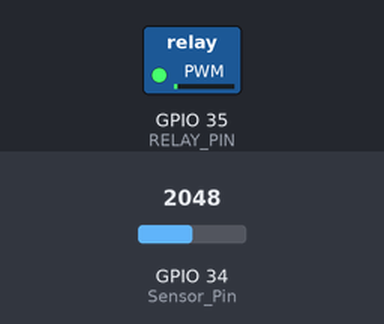
A sketch run on a simulated ESP32. On the bench: switched loads named in the sketch (green lamp = pin HIGH). Inputs (shaded band) come from the test bench; at power-on: GPIO 34 (Sensor_Pin) = 2048. WiFi joins after 1.5 s; servers stay silent unless stated; the Firebase database answers and starts empty; what the sketch prints to the serial monitor is not drawn.

Above: at 2.8 s.
2.9 s: GPIO 34 (Sensor_Pin) set to 1097
4.4 s: GPIO 34 (Sensor_Pin) set to 991
At 5.9 s:
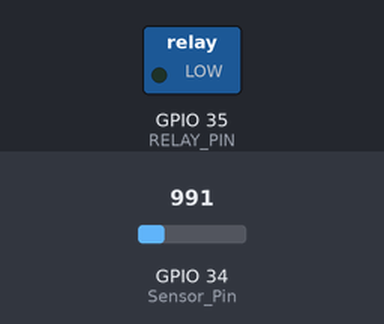
7.1 s: GPIO 34 (Sensor_Pin) set to 1064
At 9.3 s:
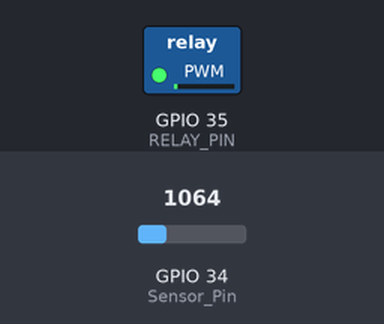
9.6 s: GPIO 34 (Sensor_Pin) set to 984
At 11.6 s:
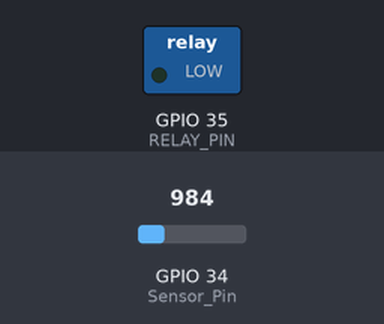
Timing chart, 0 to 13.1 s (numbered marks = the images above; inputs shaded):
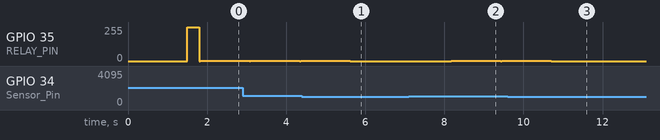

Measured:
- after the input at 4.4 s, GPIO 35 (RELAY_PIN): goes on until 5.6 s, then stays 0/255
- after the input at 7.1 s, GPIO 35 (RELAY_PIN): 0/255 → 1/255 after 1.1 s
- after the input at 9.6 s, GPIO 35 (RELAY_PIN): goes on until 10.7 s, then stays 0/255
- by itself, GPIO 35 (RELAY_PIN): alternates 1/255 for 1.3 s and 0/255 for 0.02 s

The sketch:

AC_Current.ino
```cpp
#include <FirebaseESP32.h>
#define FIREBASE_HOST "guee-1e7ea-default-rtdb.firebaseio.com/"
#define FIREBASE_AUTH "J6jjJNX7qfHSK2Zv60uEKE5SxEx5YcHIzEX3JjjW"
#define WIFI_SSID "Mishal"
#define WIFI_PASSWORD "anita1971"
FirebaseData firebaseData;

const int freq=5000;
const int ledChannel=0;
const int resolution=8;

const int Sensor_Pin = 34;
unsigned int Sensitivity = 66;
float Vpp = 0; // peak-peak voltage
float Vrms = 0; // rms voltage
float Irms = 0; // rms current
float Supply_Voltage = 230.0;           // reading from DMM
float Vcc = 3.3;         // ADC reference voltage
float power = 0;         // power in watt
float Wh =0 ;             // Energy in kWh
int status1=0;
unsigned long last_time =0;
unsigned long current_time =0;
unsigned int pF = 95;           // Power Factor default 95
float bill_amount = 0;   // 30 day cost as present energy usage incl approx PF
unsigned int baseTariff=550.0;   //Rs 110 per KVA per month, assuming 5 KVA
unsigned int energyTariff = 5.5; // Energy cost in INR per unit (kWh)

const int RELAY_PIN = 35;
int threshold_max=16;

void getACS712() {  // for AC


  if (Firebase.getInt(firebaseData, "/GUEE/Status")) {
    status1=firebaseData.intData();
  }
   else {
    Serial.println(firebaseData.errorReason());
  }
  if (status1==1){
    ledcWrite(ledChannel,HIGH);
  }
  else{
    ledcWrite(ledChannel,LOW);
  }


    Vpp = getVPP();
    Vrms = (Vpp/2.0) *0.707;
    Irms = (Vrms * Sensitivity)*1000;
    if((Irms > -0.015) && (Irms < 0.008)){  // remove low end chatter
      Irms = 0.0;
    }

    if (Irms>threshold_max){
    ledcWrite(ledChannel,HIGH);
    }
    else{
    ledcWrite(ledChannel,LOW);
    }


    power= (Supply_Voltage * Irms) * (pF / 100.0);
    last_time = current_time;
    current_time = millis();
    Wh = Wh+  power *(( current_time -last_time) /3600000.0) ; // calculating energy in Watt-Hour
    bill_amount = baseTariff+(Wh * (energyTariff/1000));
    Serial.print("Irms:  ");
    Serial.print(String(Irms, 3));
    Serial.println(" A");
    Serial.print("Power: ");
    Serial.print(String(power, 3));
    Serial.println(" W");
    Serial.print("  Bill Amount: INR");
    Serial.println(String(bill_amount, 2));
    Serial.print("Energy: ");
    Serial.println(Wh);

    if(Firebase.set(firebaseData, "/GUEE/Current_Ac",Irms))
    {
      //Serial.println("Success_Current_AC");
    }
    else
    {
      Serial.println("error_Current_AC");
      Serial.println(firebaseData.errorReason());
    }
    if(Firebase.set(firebaseData, "/GUEE/Power",power))
    {
      //Serial.println("Success_Power_AC");
    }
    else
    {
      Serial.println("error_Power_AC");
      Serial.println(firebaseData.errorReason());
    }
    if(Firebase.set(firebaseData, "/GUEE/Energy",Wh))
    {
      //Serial.println("Success_Energy_AC");
    }
    else
    {
      Serial.println("error_Energy_AC");
      Serial.println(firebaseData.errorReason());
    }
    if(Firebase.set(firebaseData, "/GUEE/Tariff",bill_amount))
    {
      //Serial.println("Success_Tariff");
    }
    else
    {
      Serial.println("error_Tariff");
      Serial.println(firebaseData.errorReason());
    }
}

float getVPP()
{
  float result;
  int readValue;
  int maxValue = 0;
  int minValue = 1024;
  uint32_t start_time = millis();
  while((millis()-start_time) < 20) //read every 0.02s, frequency=50Hz
  {
     readValue = analogRead(Sensor_Pin);
     if (readValue > maxValue)
     {
         maxValue = readValue;
     }
     if (readValue < minValue)
     {
         minValue = readValue;
     }
  }
   result = ((maxValue - minValue) * Vcc) / 1024.0;
   return result;
 }

 void setup() {
  Serial.begin(115200);
  pinMode(Sensor_Pin,OUTPUT);
  WiFi.begin(WIFI_SSID, WIFI_PASSWORD);
  Serial.print("Connecting to Wi-Fi");
  while (WiFi.status() != WL_CONNECTED)
  {
    Serial.print(".");
    delay(300);
 }
  Firebase.begin(FIREBASE_HOST, FIREBASE_AUTH);
  Firebase.reconnectWiFi(true);
  //Firebase.setReadTimeout(firebaseData, 1000 * 60);
  //Firebase.setwriteSizeLimit(firebaseData, "tiny");
  pinMode(RELAY_PIN, OUTPUT);
  digitalWrite(RELAY_PIN, HIGH);

  if (Firebase.getDouble(firebaseData, "/GUEE/Energy")) {
      Wh=firebaseData.floatData();
      Serial.print("first value");
      Serial.println(Wh);
  } else {
    Serial.println(firebaseData.errorReason());
  }
  ledcSetup(ledChannel,freq,resolution);
  ledcAttachPin(RELAY_PIN,ledChannel);
}


 void loop(){
  getACS712();
  delay(500);
 }
```
